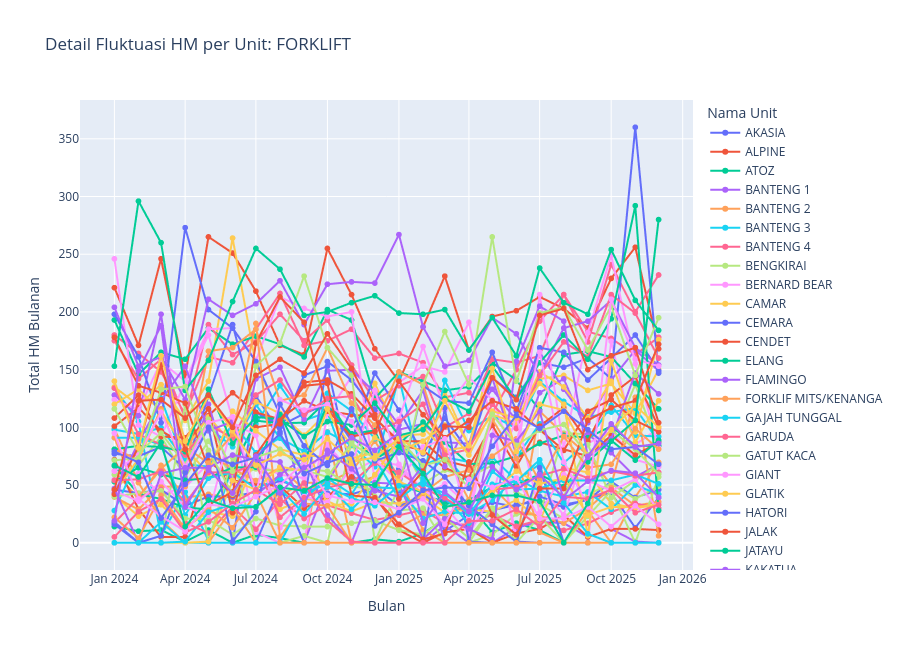

The cell this chart's notebook holds for it:
### Markdown cell above
### Tren HM Forklift

### Code cell
# 5. Plot Khusus FORKLIFT
df_fl = df_unit_monthly[df_unit_monthly['TYPE'] == 'FORKLIFT']

fig_fl = px.line(df_fl, x='TAHUN_BULAN', y='Delta_HM', color='EQUIP NAME', 
              title='Detail Fluktuasi HM per Unit: FORKLIFT',
              labels={'TAHUN_BULAN': 'Bulan', 'Delta_HM': 'Total HM Bulanan'},
              markers=True)

fig_fl.update_layout(height=650, legend_title_text='Nama Unit')
fig_fl.show()
